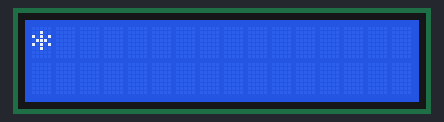
Bench run of a sketch on a simulated Arduino Uno, built with avr-gcc and run on an emulated ATmega328P. Shown: 16×2 character LCD.

Above: at 0.19 s.
At 1.21 s:
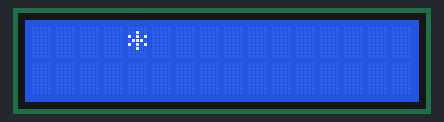
At 2.23 s:
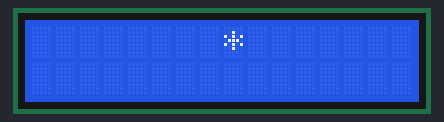
At 4.53 s:
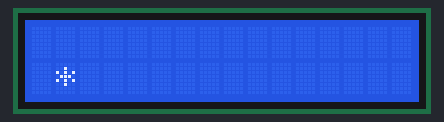
At 6.56 s:
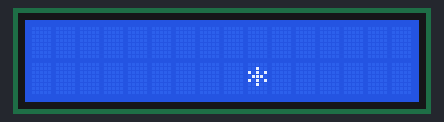
At 8.86 s:
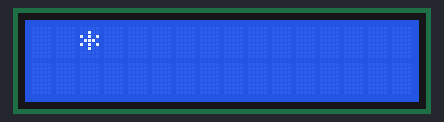

Measured:
- by itself, everything shown: repeats every 8.2 s, in 32 steps

The sketch:

new_i2c_display_v2.ino
```cpp
/*
** NOTE: Tested on Arduino Uno whose I2C pins are A4==SDA, A5==SCL
*/
#include <Wire.h>
#include <LiquidCrystal_I2C.h>

#define I2C_ADDR    0x27 // <<----- Add your address here.  Find it from I2C Scanner
#define BACKLIGHT_PIN     3
#define En_pin  2
#define Rw_pin  1
#define Rs_pin  0
#define D4_pin  4
#define D5_pin  5
#define D6_pin  6
#define D7_pin  7

int x = 0;
int y = 0;
//int n = 1;
int row = 16; //  <<----- My LCD was 16x2
int column = 2; //  <<----- My LCD was 16x2

LiquidCrystal_I2C   lcd(I2C_ADDR,En_pin,Rw_pin,Rs_pin,D4_pin,D5_pin,D6_pin,D7_pin, BACKLIGHT_PIN, POSITIVE);

void setup()
{
  lcd.begin (row,column); // initialize lcd and turn on backlight
  lcd.home ();                   // go home
}

void loop()
{
  if(x >= row ){ //move a character across all spaces
    x = 0;
    y++;
  }
  if(y >= column ) y = 0;
  lcd.clear();
  lcd.setCursor (x,y);
  lcd.print("*");
  delay(250);
  x++;
}
```
